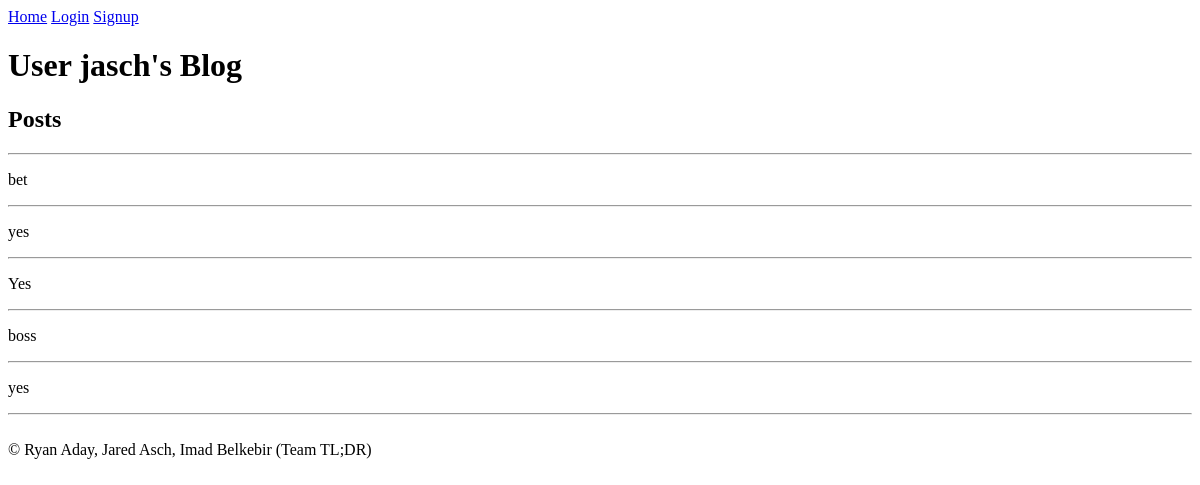
/u/jasch, run on an earlier commit of the app's database.
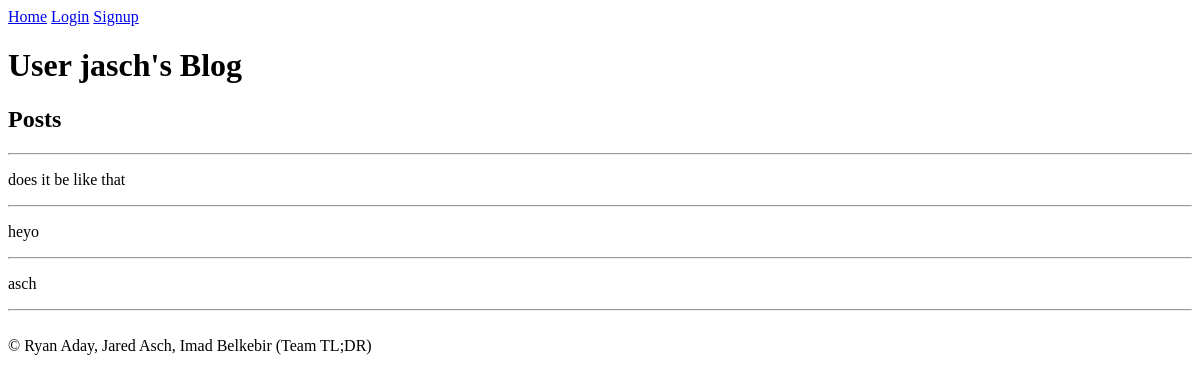
And on a later commit of the database.
### tables this page shows
CREATE TABLE posts (id INTEGER PRIMARY KEY AUTOINCREMENT, username TEXT, body TEXT);

### app.py (the view)
@app.route("/u/<username>", methods = ["GET"])
def profile(username):
    return render_template("profile.html", user = username, posts = get_posts(username)[::-1], current_user = session.get("user"))

### util/db_utils.py (called while the page is built)
def get_posts(username):
    db = sqlite3.connect(DB_FILE)
    db.text_factory = str
    c = db.cursor()
    posts = c.execute("SELECT * FROM posts WHERE posts.username == ?", [username]).fetchall()
    db.close()
    return posts

### templates/profile.html (shortened to what this page needs)
{% extends "base.html" %}
{% block content %}
    <h1>User {{ user }}'s Blog</h1>
    <h2> Posts </h2>
    {% for post in posts %}
        <hr/>
        {% if edit_id == post[0] %}
            <form action="{{ url_for('edit', post_id = edit_id) }}" method="POST">
                <textarea name = "blog_post">{{ post[2] }}</textarea></br>
                <input type="submit" name = "Post" value="Submit Edit"/>
            </form>
        {% else %}
            <p>{{ post[2] }}</p>
        {% endif %}
    {% endfor %}
    <hr/>
{% endblock %}

What changed in the data, as far as the page shows it:
removed posts: body "bet"
removed posts: body "yes"
removed posts: body "Yes"
now on this page (row edited): posts: body "does it be like that"
changed posts: body "boss" → "heyo"
changed posts: body "yes" → "asch"
